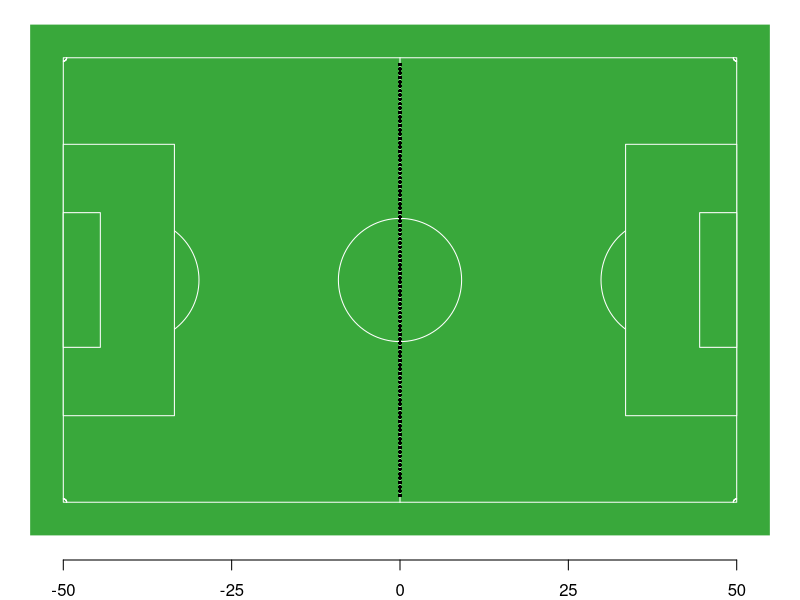

Recreate this plot in R. (Note: this script raises an error after producing the figure.)
## ---- chunk 1
# knitr::opts_chunk$set(echo = FALSE)
knitr::opts_chunk$set(fig.width=6.5, fig.height=6.5, collapse = TRUE, comment = "##", dev="png", error=TRUE, message = FALSE)
#knitr::opts_chunk$set(tidy.opts=list(width.cutoff=60),tidy=TRUE)


library(knitr)
library(kableExtra)
options(digits = 3)
set.seed(12345)
data(penguins, package = "palmerpenguins")
penguins = as.data.frame(penguins)
penguins = penguins[complete.cases(penguins), ]

## ---- chunk 2
library("plotrix")
draw_pitch = function() {
	grn = "#39A83B"
	xl = c(-50, 50)
	yl = c(0, 66)
	par(mar = c(2,0,0,0))
	plot(0,0, xlim=xl+c(-5, 5), ylim = yl+c(-5, 5), type='n', axes = FALSE, ylab = '', xlab = '', bty='n', asp=1)
	axis(1, seq(xl[1], xl[2], 25))
	rect(xl[1]-5, yl[1]-5, xl[2]+5, yl[2]+5, col = grn, border = 'white')
	rect(xl[1], yl[1], xl[2], yl[2], border = 'white')
	
	draw.arc(rep(xl, each=2), rep(yl, 2), 0.5, deg1=c(0, 270, 90, 180), deg2 = c(90, 360, 180, 270), col = 'white')
	
	
	draw.circle(xl[1]+11, median(yl), 9.15, border = 'white')
	draw.circle(xl[2]-11, median(yl), 9.15, border = 'white')
	draw.circle(median(xl), median(yl), 9.15, border = 'white')
	lines(c(0,0), yl, col='white')
	# penalty boxes
	pby = median(yl) + c(-1, 1)*(40.3/2)
	rect(xl[1], pby[1], xl[1]+16.5, pby[2], col = grn, border = 'white')
	rect(xl[2]-16.5, pby[1], xl[2], pby[2], col = grn, border = 'white')
	# goal boxes
	gby = median(yl) + c(-10, 10)
	rect(xl[1], gby[1], xl[1]+5.5, gby[2], col = grn, border = 'white')
	rect(xl[2]-5.5, gby[1], xl[2], gby[2], col = grn, border = 'white')
}
draw_players = function(px, py) {
	points(px, py, pch = 16, col="black", cex=0.5)
}
draw_pitch()
ply = seq(1, 65, length.out = 100)
plx = rep(0, 100)
draw_players(plx, ply)

## ---- chunk 3
ggplot(data.frame(plx=plx), aes(x=plx)) + geom_histogram(bins=40) + xlab("Player positions") + xlim(-50, 50)
## ---- chunk 4
draw_pitch()
plx = plx + sample(c(-0.5, 0.5), length(plx), replace = TRUE)
draw_players(plx, ply)

## ---- chunk 5
ggplot(data.frame(plx=plx), aes(x=plx)) + geom_histogram(bins=40) + xlab("Player positions") + xlim(-50, 50)
## ---- chunk 6
draw_pitch()
for(i in 1:9)
	plx = plx + sample(c(-0.5, 0.5), length(plx), replace = TRUE)
draw_players(plx, ply)

## ---- chunk 7
ggplot(data.frame(plx=plx), aes(x=plx)) + geom_histogram(bins=40) + xlab("Player positions") + xlim(-50, 50)
## ---- chunk 8
draw_pitch()
for(i in 1:40)
	plx = plx + sample(c(-0.5, 0.5), length(plx), replace = TRUE)
draw_players(plx, ply)

## ---- chunk 9
ggplot(data.frame(plx=plx), aes(x=plx)) + geom_histogram(bins=40) + xlab("Player positions") + xlim(-50, 50)
## ---- chunk 10
draw_pitch()
for(i in 1:450)
	plx = plx + sample(c(-0.5, 0.5), length(plx), replace = TRUE)
draw_players(plx, ply)

## ---- chunk 11
ggplot(data.frame(plx=plx), aes(x=plx)) + geom_histogram(bins=40) + xlab("Player positions") + xlim(-50, 50)
## ---- chunk 12
position = 0
for(i in 1:100) {
  coin_flip = sample(c("heads", "tails"), 1)
  if(coin_flip == "heads") {
    position = position + 0.5
  } else {
    position = position - 0.5
  }
}
position
## ---- chunk 13
set.seed(123)
## ---- chunk 14
# repeat the initial position 2500 times, one per friend
n_friends = 2500
positions = rep(0, n_friends)

# repeat the experiment 500 times
time_steps = 1:500
for(i in time_steps) {
	# flip a coin for each friend
	# returns one heads or tails for each n_friends
	coin_flips = sample(c("heads", "tails"), size = n_friends, replace = TRUE)
	# compute the steps: +0.5 if the flip is heads, -0.5 if tails
	moves = ifelse(coin_flips == "heads", 0.5, -0.5)
	# finally add the moves to the old positions and save the new position
	positions = positions + moves
}

## ---- chunk 15
hist(positions, breaks=40, col="gray", main="")
## ---- chunk 16
hist(positions, breaks=40, col="gray", main = "", freq=FALSE)
## ---- chunk 17
hist(positions, breaks=40, col="gray", main = "", freq=FALSE)
lines(density(positions, adjust=1.5), col='red', lwd=2)
## ---- chunk 18
hist(positions, breaks=40, col="gray", main = "", freq=FALSE)
lines(density(positions, adjust=1.5), col='red', lwd=2)
mu = mean(positions)
sig = sd(positions)
x_norm = seq(min(positions), max(positions), length.out = 400)
y_norm = dnorm(x_norm, mu, sig)
lines(x_norm, y_norm, lwd=2, col='blue')
legend("topright", legend=c(paste("sample mean =", round(mu, 2)), 
                            paste("sample sd =", round(sig, 2))), lwd=0, bty='n')
## ---- chunk 19
hist(positions, breaks=40, col="gray", main = "", freq=FALSE)
lines(x_norm, y_norm, lwd=2, col='blue')
legend("topright", legend=c(paste("sample mean =", round(mu, 2)), 
                            paste("sample sd =", round(sig, 2))), lwd=0, bty='n')
## ---- chunk 20
plot(0,0, xlim=range(x_norm), ylim=range(y_norm), xlab = "X", ylab = "Probability Density", bty="n", type='n')
x_poly = seq(mu-sig, mu+sig, length.out=200)
y_poly = dnorm(x_poly, mean(positions), sd(positions))
x_poly = c(x_poly, rev(x_poly))
y_poly = c(y_poly, rep(0, length(y_poly)))
polygon(x_poly, y_poly, col=cols[2])
lines(x_norm, y_norm, lwd=2, col='blue')
text(mu+c(sig, -sig), dnorm(mu+c(sig, -sig), mu, sig), c(expression(mu+sigma), expression(mu-sigma)), pos = c(4,2))

legend("topright", legend=c(paste("sample mean =", round(mu, 2)), 
                            paste("sample sd =", round(sig, 2)),
                            paste("area under curve =", round(diff(pnorm(mu+c(-sig, sig), mu, sig)), 4))), lwd=0, bty='n')
## ---- chunk 21
plot(0,0, xlim=range(x_norm), ylim=range(y_norm), xlab = "X", ylab = "Probability Density", bty="n", type='n')
x_poly = seq(mu-1.96*sig, mu+1.96*sig, length.out=200)
y_poly = dnorm(x_poly, mean(positions), sd(positions))
x_poly = c(x_poly, rev(x_poly))
y_poly = c(y_poly, rep(0, length(y_poly)))
polygon(x_poly, y_poly, col=cols[2])
lines(x_norm, y_norm, lwd=2, col='blue')
text(mu+c(1.96*sig, -1.96*sig), dnorm(mu+c(1.96*sig, -1.96*sig), mu, sig), 
     c(expression(mu+1.96*sigma), expression(mu-1.96*sigma)), pos = c(4,2))

legend("topright", legend=c(paste("sample mean =", round(mu, 2)), 
                            paste("sample sd =", round(sig, 2)),
                            paste("area under curve =", round(diff(pnorm(mu+c(-1.96*sig, 1.96*sig), mu, sig)), 4))), lwd=0, bty='n')
## ---- chunk 22
plot(0,0, xlim=range(x_norm), ylim=c(0,1), xlab = "X", ylab = "Cumulative Probability", bty="n", type='n')
lines(x_norm, pnorm(x_norm, mu, sig), lwd=2, col='red')
## ---- chunk 23
plot(0,0, xlim=range(x_norm), ylim=range(y_norm), xlab = "X", ylab = "Probability Density", bty="n", type='n')
x_poly = seq(-50, mu-1.96*sig, length.out=100)
y_poly = dnorm(x_poly, mean(positions), sd(positions))
x_poly = c(x_poly, rev(x_poly))
y_poly = c(y_poly, rep(0, length(y_poly)))
polygon(x_poly, y_poly, col=cols[2])
lines(x_norm, y_norm, lwd=2, col='blue')
text(mu+-1.96*sig, dnorm(mu-1.96*sig, mu, sig), expression(mu-1.96*sigma), pos = 4)

legend("topright", legend=c(paste("sample mean =", round(mu, 2)), 
                            paste("sample sd =", round(sig, 2)),
                            paste("area under curve =", round(pnorm(mu-1.96*sig, mu, sig), 4))), lwd=0, bty='n')
## ---- chunk 24
dnorm(x = 3, mean = 0, sd = 1)
## ---- chunk 25
pnorm(q = -1.96, mean = 0, sd = 1)
## ---- chunk 26
qnorm(p = 0.025, mean = 0, sd = 1)
## ---- chunk 27
rnorm(n = 10, mean= 0, sd = 1)
